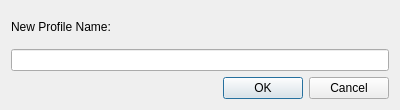
<?xml version="1.0" encoding="UTF-8"?>
<ui version="4.0">
 <class>OpenRGBProfileSaveDialogUi</class>
 <widget class="QDialog" name="OpenRGBProfileSaveDialogUi">
  <property name="geometry">
   <rect>
    <x>0</x>
    <y>0</y>
    <width>400</width>
    <height>110</height>
   </rect>
  </property>
  <property name="windowTitle">
   <string>Profile Name</string>
  </property>
  <layout class="QVBoxLayout" name="verticalLayout_2">
   <item>
    <widget class="QLabel" name="label">
     <property name="text">
      <string>New Profile Name:</string>
     </property>
    </widget>
   </item>
   <item>
    <widget class="QLineEdit" name="lineEdit"/>
   </item>
   <item>
    <widget class="QDialogButtonBox" name="buttonBox">
     <property name="orientation">
      <enum>Qt::Horizontal</enum>
     </property>
     <property name="standardButtons">
      <set>QDialogButtonBox::Cancel|QDialogButtonBox::Ok</set>
     </property>
    </widget>
   </item>
  </layout>
 </widget>
 <resources/>
 <connections>
  <connection>
   <sender>buttonBox</sender>
   <signal>accepted()</signal>
   <receiver>OpenRGBProfileSaveDialogUi</receiver>
   <slot>accept()</slot>
   <hints>
    <hint type="sourcelabel">
     <x>248</x>
     <y>254</y>
    </hint>
    <hint type="destinationlabel">
     <x>157</x>
     <y>274</y>
    </hint>
   </hints>
  </connection>
  <connection>
   <sender>buttonBox</sender>
   <signal>rejected()</signal>
   <receiver>OpenRGBProfileSaveDialogUi</receiver>
   <slot>reject()</slot>
   <hints>
    <hint type="sourcelabel">
     <x>316</x>
     <y>260</y>
    </hint>
    <hint type="destinationlabel">
     <x>286</x>
     <y>274</y>
    </hint>
   </hints>
  </connection>
 </connections>
</ui>
